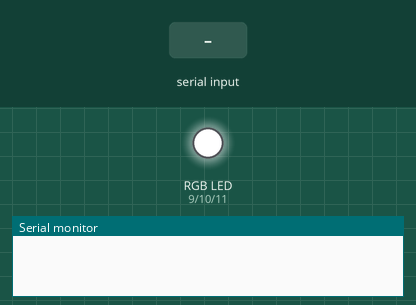
Recording of a sketch running on a simulated Arduino Uno, built with avr-gcc and run on an emulated ATmega328P. Parts: an RGB LED mixed from three pins (HIGH = lit), the last lines printed to the serial monitor. Inputs (shaded band) come from the test bench. Dim RGB values are drawn brighter than linear.

Above: at 1.2 s.
1.3 s: "90,45,200\n" received over Serial
At 1.7 s:
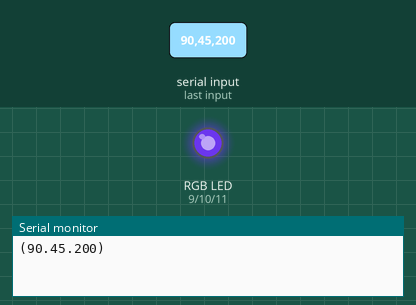
2.8 s: "30,150,10\n" received over Serial
At 4.0 s:
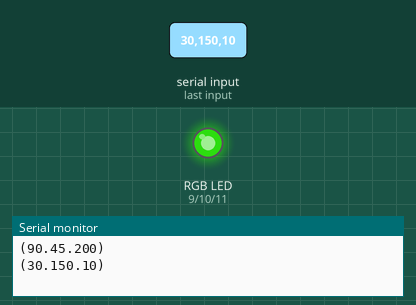
4.3 s: "1,90,45\n" received over Serial
At 5.1 s:
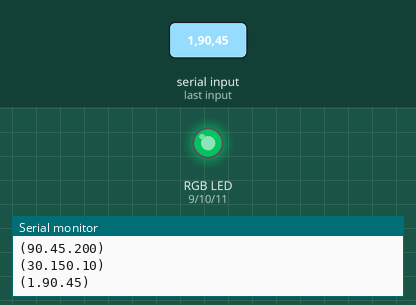
Timing chart, 0 to 7.3 s (numbered marks = the images above; inputs shaded):
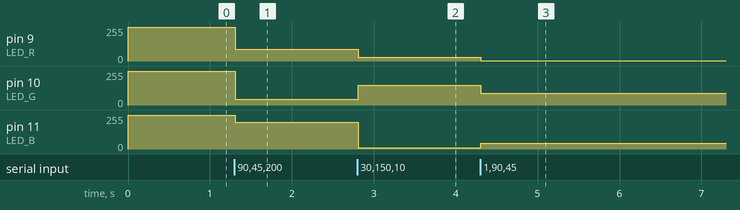

Measured:
- after the input at 1.3 s, pin 9 (LED_R): 255/255 → 90/255 at once; pin 10 (LED_G): 255/255 → 45/255 at once; pin 11 (LED_B): 255/255 → 200/255 at once
- after the input at 2.8 s, pin 9 (LED_R): 90/255 → 30/255 at once; pin 10 (LED_G): 45/255 → 150/255 at once; pin 11 (LED_B): 200/255 → 10/255 at once
- after the input at 4.3 s, pin 9 (LED_R): 30/255 → 1/255 at once; pin 10 (LED_G): 150/255 → 90/255 at once; pin 11 (LED_B): 10/255 → 45/255 at once

The sketch:

SerialReadWithtLED3.ino
```cpp
const int LED_R = 9;
const int LED_G = 10;
const int LED_B = 11;
char data;
int red = 255;
int green = 255;
int blue = 255;

void setup() {
  Serial.begin(9600);
  pinMode(LED_R, OUTPUT);
  pinMode(LED_G, OUTPUT);
  pinMode(LED_B, OUTPUT);
  analogWrite(LED_R, red);
  analogWrite(LED_G, green);
  analogWrite(LED_B, blue);
}

void loop() {
  while (Serial.available() > 0) {
    red = Serial.parseInt();
    green = Serial.parseInt();
    blue = Serial.parseInt();

    if (Serial.read() == '\n') {
      analogWrite(LED_R, red);
      analogWrite(LED_G, green);
      analogWrite(LED_B, blue);
    }

    Serial.print('(');
    Serial.print(red);
    Serial.print('.');
    Serial.print(green);
    Serial.print('.');
    Serial.print(blue);
    Serial.println(')');
  }
}
```
